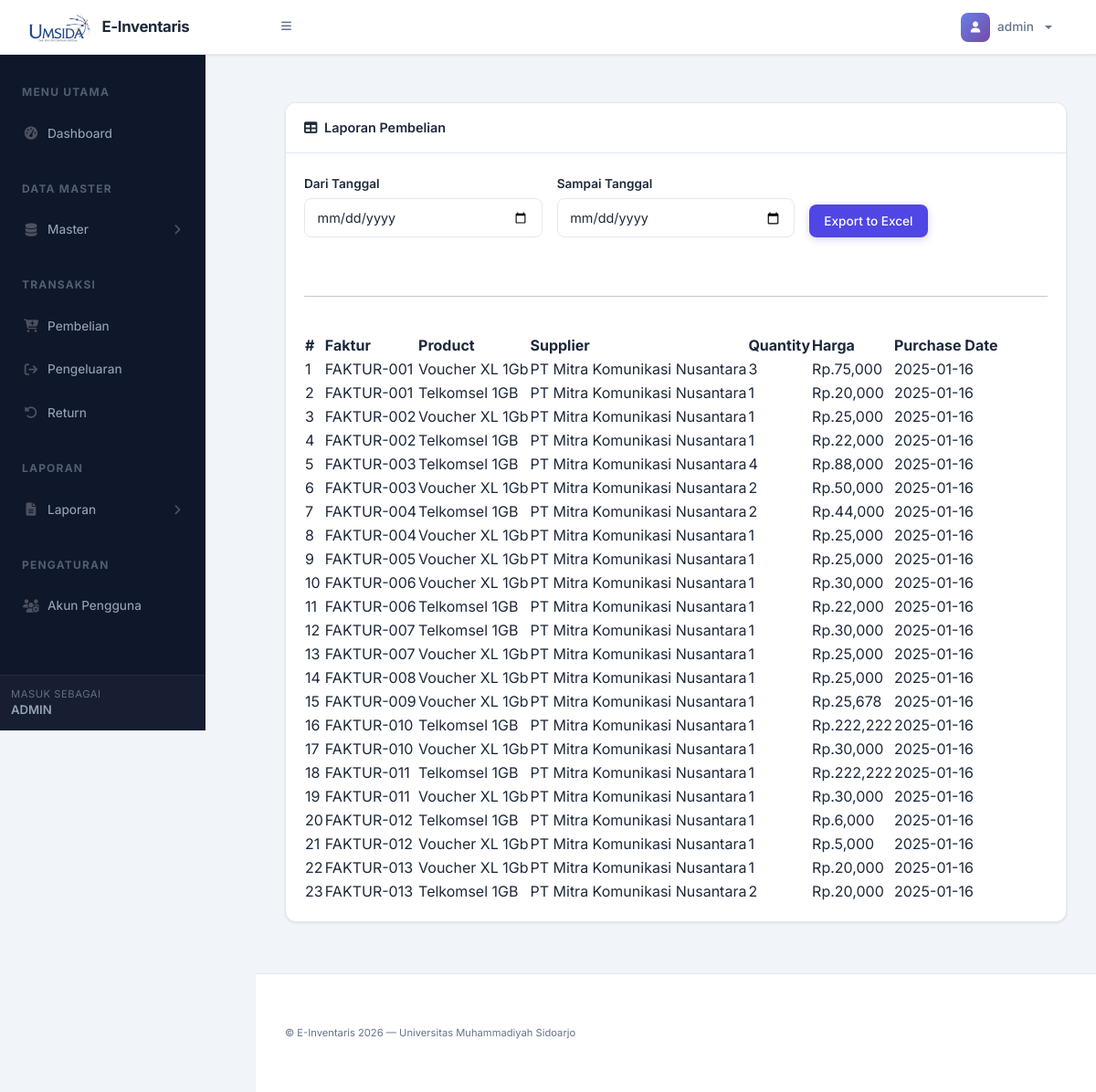
Screenshot of /page/laporan_pembelian.php (signed in) with the database file from the repository.
### tables this page shows
CREATE TABLE `purchase_detail` (
  `id` int NOT NULL,
  `purchase_id` int NOT NULL,
  `product_id` int NOT NULL,
  `quantity` int NOT NULL,
  `price` decimal(10,2) NOT NULL,
  `total` decimal(10,2) NOT NULL
);

CREATE TABLE `purchase` (
  `id` int NOT NULL,
  `supplier_id` int NOT NULL,
  `user_id` int NOT NULL,
  `purchase_date` date NOT NULL,
  `total` decimal(10,2) DEFAULT '0.00',
  `faktur` varchar(50) NOT NULL,
  `created_at` timestamp NOT NULL DEFAULT CURRENT_TIMESTAMP
);

CREATE TABLE `products` (
  `id` int NOT NULL,
  `category_id` int NOT NULL,
  `name` varchar(100) NOT NULL,
  `stock` int NOT NULL DEFAULT '0',
  `price` decimal(10,0) NOT NULL,
  `created_at` timestamp NULL DEFAULT CURRENT_TIMESTAMP,
  `updated_at` timestamp NULL DEFAULT CURRENT_TIMESTAMP ON UPDATE CURRENT_TIMESTAMP
);

CREATE TABLE `suppliers` (
  `id` int NOT NULL,
  `name` varchar(100) NOT NULL,
  `address` varchar(255) NOT NULL,
  `contact_info` varchar(100) DEFAULT NULL
);

### conf/config.php (called while the page is built, shortened)
<?php
$url = "http://localhost/kinus/inventaris/";

### conf/function.php (the view, shortened to what this page needs)
<?php
require "config.php";
function displayPurchaseData() {
    global $conn;
    $query = "SELECT pd.id AS purchase_detail_id, p.name AS product_name, u.username AS user_name, s.name AS supplier_name, pd.quantity, pd.total AS total_amount, pur.faktur AS faktur , pur.purchase_date
              FROM purchase_detail pd
              JOIN purchase pur ON pd.purchase_id = pur.id
              JOIN products p ON pd.product_id = p.id
              JOIN suppliers s ON pur.supplier_id = s.id
              JOIN users u ON pur.user_id = u.id
              ORDER BY pur.faktur ASC";
    $result = mysqli_query($conn, $query);
    if (mysqli_num_rows($result) > 0) {
        $i=1;
        while ($row = mysqli_fetch_assoc($result)) {
            echo "<tr>
                    <td>{$i}</td>
                    <td>{$row['faktur']}</td>
                    <td>{$row['product_name']}</td>
                    <td>{$row['supplier_name']}</td>
                    <td>{$row['quantity']}</td>
                    <td>Rp.". number_format($row['total_amount']) ."</td>
                    <td>{$row['purchase_date']}</td>
                  </tr>";
                  $i++;
        }
    } else {
        echo "<tr><td colspan='7'>No records found</td></tr>";
    }
}
?>

### page/src/header.php (shortened to what this page needs)
<?php
require '../conf/function.php';
?>
<!DOCTYPE html>
<html lang="id">
<head>
    <link rel="stylesheet" href="https://cdnjs.cloudflare.com/ajax/libs/font-awesome/6.5.1/css/all.min.css">
    <link href="https://cdn.jsdelivr.net/npm/simple-datatables@7.1.2/dist/style.min.css" rel="stylesheet" />
    <link href="css/styles.css" rel="stylesheet" />
    <link href="css/custom-override.css" rel="stylesheet" />
</head>
<body class="sb-nav-fixed">
    <nav class="sb-topnav navbar navbar-expand navbar-light">
        <a class="navbar-brand ps-3" href="index.php">
            <img src="<?= $url ?>assets/img/logo-umsida.png" alt="Logo" style="height:32px;width:auto;margin-right:8px;vertical-align:middle;">
            E-Inventaris
        </a>
        <button class="btn btn-link btn-sm order-1 order-lg-0 me-4 me-lg-0" id="sidebarToggle" href="#!">
            <i class="fas fa-bars"></i>
        </button>
        <ul class="navbar-nav ms-auto ms-md-0 me-3 me-lg-4">
            <li class="nav-item dropdown">
                <a class="nav-link dropdown-toggle d-flex align-items-center gap-2" id="navbarDropdown" href="#" role="button" data-bs-toggle="dropdown" aria-expanded="false">
                    <div style="width:32px;height:32px;border-radius:8px;background:linear-gradient(135deg,#667eea,#764ba2);display:flex;align-items:center;justify-content:center;">
                        <i class="fas fa-user" style="color:#fff;font-size:0.75rem;"></i>
                    </div>
                    <span class="d-none d-md-inline" style="font-size:0.85rem;font-weight:500;"><?= $_SESSION['username']; ?></span>
                </a>
            </li>
        </ul>
    </nav>
    <div id="layoutSidenav">
        <div id="layoutSidenav_nav">
            <nav class="sb-sidenav accordion sb-sidenav-dark" id="sidenavAccordion">
                <div class="sb-sidenav-menu">
                    <div class="nav">
                        <div class="sb-sidenav-menu-heading">Menu Utama</div>
                        <a class="nav-link" href="index.php">
                            <div class="sb-nav-link-icon"><i class="fas fa-gauge-high"></i></div>
                            Dashboard
                        </a>
                        <?php if ($_SESSION['role'] == 'admin') : ?>
                        <div class="sb-sidenav-menu-heading">Data Master</div>
                        <a class="nav-link collapsed" href="#" data-bs-toggle="collapse" data-bs-target="#collapseLayoutsSoal" aria-expanded="false" aria-controls="collapseLayouts">
                            <div class="sb-nav-link-icon"><i class="fas fa-database"></i></div>
                            Master
                            <div class="sb-sidenav-collapse-arrow"><i class="fas fa-angle-down"></i></div>
                        </a>
                        <?php endif; ?>
                        <div class="sb-sidenav-menu-heading">Transaksi</div>
                        <a class="nav-link" href="pembelian.php">
                            <div class="sb-nav-link-icon"><i class="fas fa-cart-plus"></i></div>
                            Pembelian
                        </a>
                        <a class="nav-link" href="pengeluaran.php">
                            <div class="sb-nav-link-icon"><i class="fas fa-arrow-right-from-bracket"></i></div>
                            Pengeluaran
                        </a>
                        <a class="nav-link" href="return.php">
                            <div class="sb-nav-link-icon"><i class="fas fa-rotate-left"></i></div>
                            Return
                        </a>
                        <div class="sb-sidenav-menu-heading">Laporan</div>
                        <a class="nav-link collapsed" href="#" data-bs-toggle="collapse" data-bs-target="#collapseLayoutsNilai" aria-expanded="false" aria-controls="collapseLayouts">
                            <div class="sb-nav-link-icon"><i class="fas fa-file-lines"></i></div>
                            Laporan
                            <div class="sb-sidenav-collapse-arrow"><i class="fas fa-angle-down"></i></div>
                        </a>
                        <?php if ($_SESSION['role'] == 'admin') : ?>
                            <div class="sb-sidenav-menu-heading">Pengaturan</div>
                            <a class="nav-link" href="akun_pengguna.php">
                                <div class="sb-nav-link-icon"><i class="fas fa-users-gear"></i></div>
                                Akun Pengguna
                            </a>
                        <?php endif; ?>
                    </div>
                </div>
                <div class="sb-sidenav-footer">
                    <div class="small">Masuk sebagai</div>
                    <div class="text-uppercase" style="font-weight:600;"><?= $_SESSION['username']; ?></div>
                </div>
            </nav>
        </div>
        <div id="layoutSidenav_content">

### page/laporan_pembelian.php
<?php
include "src/header.php";
?>
<main>
    <div class="container-fluid px-4">
        <div class="card mb-4 mt-4">
            <div class="card-header">
                <i class="fas fa-table me-1"></i>
                Laporan Pembelian
            </div>
            <div class="card-body">
            <form method="POST" action="report_pembelian.php" class="row g-3">
                <div class="col-md-4">
                    <label for="from" class="form-label">Dari Tanggal</label>
                    <input type="date" id="from" name="from" class="form-control" required>
                </div>
                <div class="col-md-4">
                    <label for="to" class="form-label">Sampai Tanggal</label>
                    <input type="date" id="to" name="to" class="form-control" required>
                </div>
                <div class="col-md-4 align-self-end">
                    <button name="export" type="submit" class="btn btn-primary">Export to Excel</button>
                </div>
            </form>
            <br><br><hr><br>
                    <table id="datatablesSimple">
                        <thead>
                            <tr>
                                <th>#</th>
                                <th>Faktur</th>
                                <th>Product</th>
                                <th>Supplier</th>
                                <th>Quantity</th>
                                <th>Harga</th>
                                <th>Purchase Date</th>
                            </tr>
                        </thead>
                        <tbody>
                            <?php displayPurchaseData() ?>
                        </tbody>
                    </table>
            </div>
        </div>
    </div>
</main>
<?php
include "src/footer.php";
?>

### page/src/footer.php (shortened to what this page needs)
<footer class="py-4 mt-auto">
    <div class="container-fluid px-4">
        <div class="d-flex align-items-center justify-content-between small">
            <div>&copy; E-Inventaris <?= date("Y") ?> — Universitas Muhammadiyah Sidoarjo</div>
        </div>
    </div>
</footer>
</div>
</div>
</body>
</html>

### rows the page displays
purchase_detail: purchase.faktur "FAKTUR-001", product.name "Voucher XL 1Gb", suppliers.name "PT Mitra Komunikasi Nusantara", quantity "3", total "75,000", purchase.purchase_date "2025-01-16"
purchase_detail: purchase.faktur "FAKTUR-001", product.name "Telkomsel 1GB", suppliers.name "PT Mitra Komunikasi Nusantara", quantity "1", total "20,000", purchase.purchase_date "2025-01-16"
purchase_detail: purchase.faktur "FAKTUR-002", product.name "Voucher XL 1Gb", suppliers.name "PT Mitra Komunikasi Nusantara", quantity "1", total "25,000", purchase.purchase_date "2025-01-16"
purchase_detail: purchase.faktur "FAKTUR-002", product.name "Telkomsel 1GB", suppliers.name "PT Mitra Komunikasi Nusantara", quantity "1", total "22,000", purchase.purchase_date "2025-01-16"
purchase_detail: purchase.faktur "FAKTUR-003", product.name "Telkomsel 1GB", suppliers.name "PT Mitra Komunikasi Nusantara", quantity "4", total "88,000", purchase.purchase_date "2025-01-16"
purchase_detail: purchase.faktur "FAKTUR-003", product.name "Voucher XL 1Gb", suppliers.name "PT Mitra Komunikasi Nusantara", quantity "2", total "50,000", purchase.purchase_date "2025-01-16"
purchase_detail: purchase.faktur "FAKTUR-004", product.name "Telkomsel 1GB", suppliers.name "PT Mitra Komunikasi Nusantara", quantity "2", total "44,000", purchase.purchase_date "2025-01-16"
purchase_detail: purchase.faktur "FAKTUR-004", product.name "Voucher XL 1Gb", suppliers.name "PT Mitra Komunikasi Nusantara", quantity "1", total "25,000", purchase.purchase_date "2025-01-16"
purchase_detail: purchase.faktur "FAKTUR-005", product.name "Voucher XL 1Gb", suppliers.name "PT Mitra Komunikasi Nusantara", quantity "1", total "25,000", purchase.purchase_date "2025-01-16"
purchase_detail: purchase.faktur "FAKTUR-006", product.name "Voucher XL 1Gb", suppliers.name "PT Mitra Komunikasi Nusantara", quantity "1", total "30,000", purchase.purchase_date "2025-01-16"
purchase_detail: purchase.faktur "FAKTUR-006", product.name "Telkomsel 1GB", suppliers.name "PT Mitra Komunikasi Nusantara", quantity "1", total "22,000", purchase.purchase_date "2025-01-16"
purchase_detail: purchase.faktur "FAKTUR-007", product.name "Telkomsel 1GB", suppliers.name "PT Mitra Komunikasi Nusantara", quantity "1", total "30,000", purchase.purchase_date "2025-01-16"
purchase_detail: purchase.faktur "FAKTUR-007", product.name "Voucher XL 1Gb", suppliers.name "PT Mitra Komunikasi Nusantara", quantity "1", total "25,000", purchase.purchase_date "2025-01-16"
purchase_detail: purchase.faktur "FAKTUR-008", product.name "Voucher XL 1Gb", suppliers.name "PT Mitra Komunikasi Nusantara", quantity "1", total "25,000", purchase.purchase_date "2025-01-16"
purchase_detail: purchase.faktur "FAKTUR-009", product.name "Voucher XL 1Gb", suppliers.name "PT Mitra Komunikasi Nusantara", quantity "1", total "25,678", purchase.purchase_date "2025-01-16"
purchase_detail: purchase.faktur "FAKTUR-010", product.name "Telkomsel 1GB", suppliers.name "PT Mitra Komunikasi Nusantara", quantity "1", total "222,222", purchase.purchase_date "2025-01-16"
purchase_detail: purchase.faktur "FAKTUR-010", product.name "Voucher XL 1Gb", suppliers.name "PT Mitra Komunikasi Nusantara", quantity "1", total "30,000", purchase.purchase_date "2025-01-16"
purchase_detail: purchase.faktur "FAKTUR-011", product.name "Telkomsel 1GB", suppliers.name "PT Mitra Komunikasi Nusantara", quantity "1", total "222,222", purchase.purchase_date "2025-01-16"
purchase_detail: purchase.faktur "FAKTUR-011", product.name "Voucher XL 1Gb", suppliers.name "PT Mitra Komunikasi Nusantara", quantity "1", total "30,000", purchase.purchase_date "2025-01-16"
purchase_detail: purchase.faktur "FAKTUR-012", product.name "Telkomsel 1GB", suppliers.name "PT Mitra Komunikasi Nusantara", quantity "1", total "6,000", purchase.purchase_date "2025-01-16"
purchase_detail: purchase.faktur "FAKTUR-012", product.name "Voucher XL 1Gb", suppliers.name "PT Mitra Komunikasi Nusantara", quantity "1", total "5,000", purchase.purchase_date "2025-01-16"
purchase_detail: purchase.faktur "FAKTUR-013", product.name "Voucher XL 1Gb", suppliers.name "PT Mitra Komunikasi Nusantara", quantity "1", total "20,000", purchase.purchase_date "2025-01-16"
purchase_detail: purchase.faktur "FAKTUR-013", product.name "Telkomsel 1GB", suppliers.name "PT Mitra Komunikasi Nusantara", quantity "2", total "20,000", purchase.purchase_date "2025-01-16"

### other values shown
$_SESSION['username'] "admin"
$_SESSION['username'] "ADMIN"
